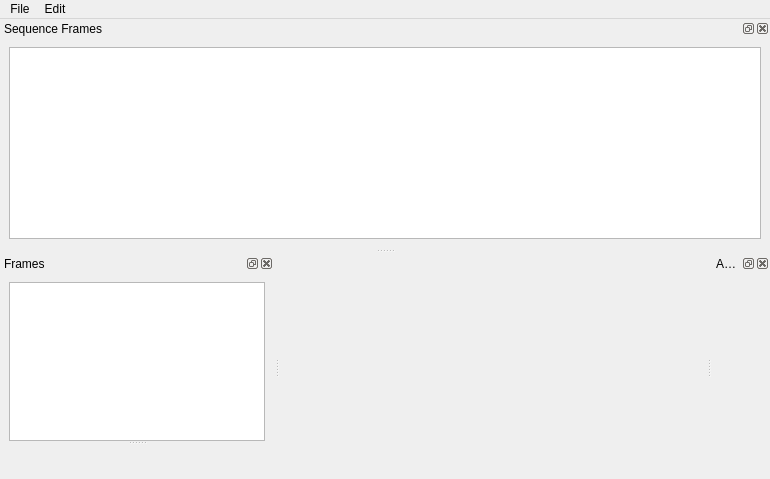
<?xml version="1.0" encoding="UTF-8"?>
<ui version="4.0">
 <class>QAEditor</class>
 <widget class="QMainWindow" name="QAEditor">
  <property name="geometry">
   <rect>
    <x>0</x>
    <y>0</y>
    <width>770</width>
    <height>479</height>
   </rect>
  </property>
  <property name="windowTitle">
   <string>Qt Animation Editor</string>
  </property>
  <property name="dockOptions">
   <set>QMainWindow::AnimatedDocks</set>
  </property>
  <widget class="QWidget" name="wCentral">
   <property name="windowTitle">
    <string>Qt Animation Editor</string>
   </property>
  </widget>
  <widget class="QDockWidget" name="dwFrames">
   <property name="windowTitle">
    <string>Frames</string>
   </property>
   <attribute name="dockWidgetArea">
    <number>1</number>
   </attribute>
   <widget class="QWidget" name="dwFramesContents">
    <layout class="QVBoxLayout" name="hlFrames">
     <item>
      <widget class="QSplitter" name="sFrames">
       <property name="orientation">
        <enum>Qt::Vertical</enum>
       </property>
       <widget class="QListView" name="lvFrames">
        <property name="editTriggers">
         <set>QAbstractItemView::NoEditTriggers</set>
        </property>
        <property name="movement">
         <enum>QListView::Static</enum>
        </property>
        <property name="resizeMode">
         <enum>QListView::Adjust</enum>
        </property>
        <property name="spacing">
         <number>3</number>
        </property>
        <property name="viewMode">
         <enum>QListView::IconMode</enum>
        </property>
        <property name="selectionRectVisible">
         <bool>false</bool>
        </property>
       </widget>
       <widget class="QtTreePropertyBrowser" name="tpbFrames" native="true">
        <property name="sizePolicy">
         <sizepolicy hsizetype="Preferred" vsizetype="Maximum">
          <horstretch>0</horstretch>
          <verstretch>0</verstretch>
         </sizepolicy>
        </property>
       </widget>
      </widget>
     </item>
    </layout>
   </widget>
  </widget>
  <widget class="QDockWidget" name="dwHeader">
   <property name="windowTitle">
    <string>Animation Properties</string>
   </property>
   <attribute name="dockWidgetArea">
    <number>2</number>
   </attribute>
   <widget class="QWidget" name="dwHeaderContents">
    <property name="sizePolicy">
     <sizepolicy hsizetype="Preferred" vsizetype="Maximum">
      <horstretch>0</horstretch>
      <verstretch>0</verstretch>
     </sizepolicy>
    </property>
    <layout class="QVBoxLayout" name="verticalLayout_4">
     <item>
      <widget class="QtTreePropertyBrowser" name="tpbHeader" native="true">
       <property name="sizePolicy">
        <sizepolicy hsizetype="Preferred" vsizetype="Maximum">
         <horstretch>0</horstretch>
         <verstretch>0</verstretch>
        </sizepolicy>
       </property>
      </widget>
     </item>
    </layout>
   </widget>
  </widget>
  <widget class="QMenuBar" name="mbMenu">
   <property name="geometry">
    <rect>
     <x>0</x>
     <y>0</y>
     <width>770</width>
     <height>20</height>
    </rect>
   </property>
   <widget class="QMenu" name="mFile">
    <property name="title">
     <string>File</string>
    </property>
    <addaction name="aNew"/>
    <addaction name="aOpen"/>
    <addaction name="aSave"/>
   </widget>
   <widget class="QMenu" name="mEdit">
    <property name="title">
     <string>Edit</string>
    </property>
    <addaction name="aUndo"/>
    <addaction name="aRedo"/>
   </widget>
   <addaction name="mFile"/>
   <addaction name="mEdit"/>
  </widget>
  <widget class="QDockWidget" name="dwSequences">
   <property name="windowTitle">
    <string>Sequence Frames</string>
   </property>
   <attribute name="dockWidgetArea">
    <number>4</number>
   </attribute>
   <widget class="QWidget" name="dockWidgetContents">
    <layout class="QVBoxLayout" name="verticalLayout">
     <item>
      <widget class="QTreeView" name="tvSequences">
       <property name="editTriggers">
        <set>QAbstractItemView::NoEditTriggers</set>
       </property>
      </widget>
     </item>
    </layout>
   </widget>
  </widget>
  <action name="aNew">
   <property name="text">
    <string>New</string>
   </property>
  </action>
  <action name="aOpen">
   <property name="text">
    <string>Open</string>
   </property>
  </action>
  <action name="aSave">
   <property name="text">
    <string>Save</string>
   </property>
  </action>
  <action name="aUndo">
   <property name="text">
    <string>Undo</string>
   </property>
  </action>
  <action name="aRedo">
   <property name="text">
    <string>Redo</string>
   </property>
  </action>
 </widget>
 <customwidgets>
  <customwidget>
   <class>QtTreePropertyBrowser</class>
   <extends>QWidget</extends>
   <header location="global">QtTreePropertyBrowser</header>
   <container>1</container>
  </customwidget>
 </customwidgets>
 <resources>
  <include location="../../resources/resources.qrc"/>
 </resources>
 <connections/>
 <slots>
  <slot>reset()</slot>
  <slot>open()</slot>
  <slot>save()</slot>
 </slots>
</ui>
